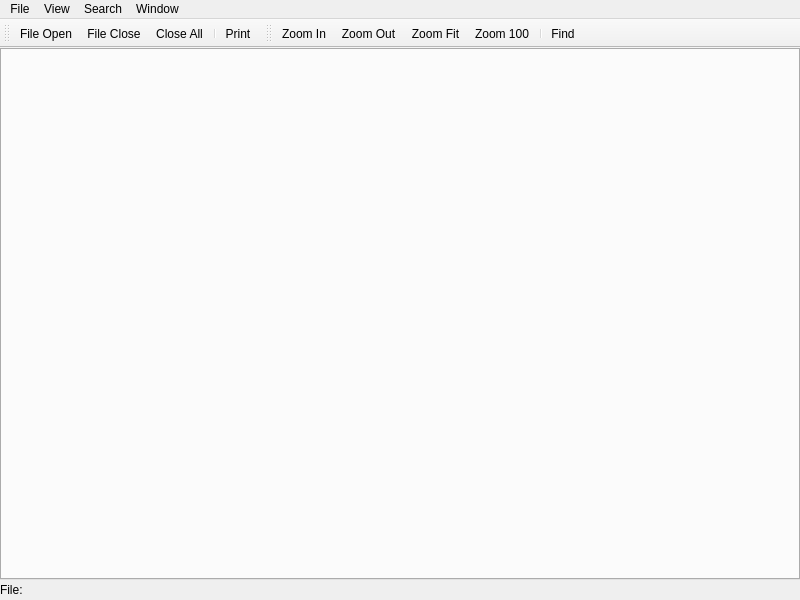
<?xml version="1.0" encoding="UTF-8"?>
<ui version="4.0">
 <class>dotLib::dotView</class>
 <widget class="QMainWindow" name="dotLib::dotView">
  <property name="geometry">
   <rect>
    <x>0</x>
    <y>0</y>
    <width>800</width>
    <height>600</height>
   </rect>
  </property>
  <property name="windowTitle">
   <string>MainWindow</string>
  </property>
  <widget class="QWidget" name="centralwidget">
   <layout class="QVBoxLayout" name="verticalLayout">
    <property name="spacing">
     <number>0</number>
    </property>
    <property name="leftMargin">
     <number>0</number>
    </property>
    <property name="topMargin">
     <number>0</number>
    </property>
    <property name="rightMargin">
     <number>0</number>
    </property>
    <property name="bottomMargin">
     <number>0</number>
    </property>
    <item>
     <widget class="dotLib::viewerTab" name="viewer">
      <property name="iconSize">
       <size>
        <width>8</width>
        <height>8</height>
       </size>
      </property>
      <property name="tabsClosable">
       <bool>true</bool>
      </property>
      <property name="movable">
       <bool>true</bool>
      </property>
      <property name="tabBarAutoHide">
       <bool>false</bool>
      </property>
     </widget>
    </item>
    <item>
     <widget class="dotLib::findPanel" name="_findPanel" native="true">
      <property name="sizePolicy">
       <sizepolicy hsizetype="Preferred" vsizetype="Fixed">
        <horstretch>0</horstretch>
        <verstretch>0</verstretch>
       </sizepolicy>
      </property>
     </widget>
    </item>
    <item>
     <widget class="QWidget" name="status" native="true">
      <property name="sizePolicy">
       <sizepolicy hsizetype="Preferred" vsizetype="Fixed">
        <horstretch>0</horstretch>
        <verstretch>0</verstretch>
       </sizepolicy>
      </property>
      <layout class="QHBoxLayout" name="horizontalLayout">
       <property name="spacing">
        <number>4</number>
       </property>
       <property name="leftMargin">
        <number>0</number>
       </property>
       <property name="topMargin">
        <number>0</number>
       </property>
       <property name="rightMargin">
        <number>0</number>
       </property>
       <property name="bottomMargin">
        <number>0</number>
       </property>
       <item>
        <widget class="QLabel" name="label">
         <property name="text">
          <string>File:</string>
         </property>
        </widget>
       </item>
       <item>
        <widget class="QLabel" name="currentFile">
         <property name="styleSheet">
          <string notr="true">color: rgb(0, 0, 255);</string>
         </property>
         <property name="text">
          <string/>
         </property>
        </widget>
       </item>
       <item>
        <spacer name="horizontalSpacer">
         <property name="orientation">
          <enum>Qt::Horizontal</enum>
         </property>
         <property name="sizeHint" stdset="0">
          <size>
           <width>507</width>
           <height>20</height>
          </size>
         </property>
        </spacer>
       </item>
      </layout>
     </widget>
    </item>
   </layout>
  </widget>
  <widget class="QMenuBar" name="menubar">
   <property name="geometry">
    <rect>
     <x>0</x>
     <y>0</y>
     <width>800</width>
     <height>22</height>
    </rect>
   </property>
   <widget class="QMenu" name="_fileMenu">
    <property name="title">
     <string>File</string>
    </property>
    <widget class="QMenu" name="recentFilesMenu">
     <property name="title">
      <string>Recent Files</string>
     </property>
     <addaction name="actionDummy"/>
    </widget>
    <addaction name="openAct"/>
    <addaction name="closeAct"/>
    <addaction name="closeAllAct"/>
    <addaction name="separator"/>
    <addaction name="recentFilesMenu"/>
    <addaction name="separator"/>
    <addaction name="summaryAct"/>
    <addaction name="printAct"/>
   </widget>
   <widget class="QMenu" name="viewMenu">
    <property name="title">
     <string>View</string>
    </property>
    <addaction name="zoomInAct"/>
    <addaction name="zoomOutAct"/>
    <addaction name="zoomFitAct"/>
    <addaction name="zoom100Act"/>
    <addaction name="separator"/>
   </widget>
   <widget class="QMenu" name="windowMenu">
    <property name="title">
     <string>Window</string>
    </property>
   </widget>
   <widget class="QMenu" name="menuSearch">
    <property name="title">
     <string>Search</string>
    </property>
    <addaction name="find2Act"/>
   </widget>
   <addaction name="_fileMenu"/>
   <addaction name="viewMenu"/>
   <addaction name="menuSearch"/>
   <addaction name="windowMenu"/>
  </widget>
  <widget class="QToolBar" name="fileToolbar">
   <property name="windowTitle">
    <string>toolBar</string>
   </property>
   <property name="iconSize">
    <size>
     <width>16</width>
     <height>16</height>
    </size>
   </property>
   <attribute name="toolBarArea">
    <enum>TopToolBarArea</enum>
   </attribute>
   <attribute name="toolBarBreak">
    <bool>false</bool>
   </attribute>
   <addaction name="openAct"/>
   <addaction name="closeAct"/>
   <addaction name="closeAllAct"/>
   <addaction name="separator"/>
   <addaction name="printAct"/>
  </widget>
  <widget class="QToolBar" name="viewToolbar">
   <property name="windowTitle">
    <string>toolBar</string>
   </property>
   <property name="iconSize">
    <size>
     <width>16</width>
     <height>16</height>
    </size>
   </property>
   <attribute name="toolBarArea">
    <enum>TopToolBarArea</enum>
   </attribute>
   <attribute name="toolBarBreak">
    <bool>false</bool>
   </attribute>
   <addaction name="zoomInAct"/>
   <addaction name="zoomOutAct"/>
   <addaction name="zoomFitAct"/>
   <addaction name="zoom100Act"/>
   <addaction name="separator"/>
   <addaction name="findAct"/>
  </widget>
  <action name="openAct">
   <property name="icon">
    <iconset resource="../../icons/basic/basic_icons.qrc">
     <normaloff>:/basic/folder_open-find.png</normaloff>:/basic/folder_open-find.png</iconset>
   </property>
   <property name="text">
    <string>File Open</string>
   </property>
   <property name="toolTip">
    <string>Open a file for viewing</string>
   </property>
  </action>
  <action name="closeAct">
   <property name="icon">
    <iconset resource="../../icons/basic/basic_icons.qrc">
     <normaloff>:/basic/close.png</normaloff>:/basic/close.png</iconset>
   </property>
   <property name="text">
    <string>File Close</string>
   </property>
   <property name="toolTip">
    <string>Close the current file view</string>
   </property>
  </action>
  <action name="printAct">
   <property name="icon">
    <iconset resource="../../icons/basic/basic_icons.qrc">
     <normaloff>:/basic/print.png</normaloff>:/basic/print.png</iconset>
   </property>
   <property name="text">
    <string>Print</string>
   </property>
   <property name="toolTip">
    <string>Print the current view</string>
   </property>
  </action>
  <action name="zoomInAct">
   <property name="icon">
    <iconset resource="../../icons/basic/basic_icons.qrc">
     <normaloff>:/basic/zoom_in.png</normaloff>:/basic/zoom_in.png</iconset>
   </property>
   <property name="text">
    <string>Zoom In</string>
   </property>
   <property name="toolTip">
    <string>Zoom in current view</string>
   </property>
  </action>
  <action name="zoomOutAct">
   <property name="icon">
    <iconset resource="../../icons/basic/basic_icons.qrc">
     <normaloff>:/basic/zoom_out.png</normaloff>:/basic/zoom_out.png</iconset>
   </property>
   <property name="text">
    <string>Zoom Out</string>
   </property>
   <property name="toolTip">
    <string>Zoom out current view</string>
   </property>
  </action>
  <action name="zoomFitAct">
   <property name="icon">
    <iconset resource="../../icons/basic/basic_icons.qrc">
     <normaloff>:/basic/zoom_out.png</normaloff>:/basic/zoom_out.png</iconset>
   </property>
   <property name="text">
    <string>Zoom Fit</string>
   </property>
   <property name="toolTip">
    <string>Zoom current view to show all contents</string>
   </property>
  </action>
  <action name="zoom100Act">
   <property name="icon">
    <iconset resource="../../icons/basic/basic_icons.qrc">
     <normaloff>:/basic/zoom_out.png</normaloff>:/basic/zoom_out.png</iconset>
   </property>
   <property name="text">
    <string>Zoom 100</string>
   </property>
   <property name="toolTip">
    <string>Zoom to 100% </string>
   </property>
  </action>
  <action name="closeAllAct">
   <property name="icon">
    <iconset resource="../../icons/basic/basic_icons.qrc">
     <normaloff>:/basic/close_all.png</normaloff>:/basic/close_all.png</iconset>
   </property>
   <property name="text">
    <string>Close All</string>
   </property>
   <property name="toolTip">
    <string>Close all open viewers</string>
   </property>
  </action>
  <action name="findAct">
   <property name="checkable">
    <bool>true</bool>
   </property>
   <property name="icon">
    <iconset resource="../../icons/basic/basic_icons.qrc">
     <normaloff>:/basic/find.png</normaloff>:/basic/find.png</iconset>
   </property>
   <property name="text">
    <string>Find...</string>
   </property>
   <property name="toolTip">
    <string>Open/close find panel</string>
   </property>
  </action>
  <action name="find2Act">
   <property name="icon">
    <iconset resource="../../icons/basic/basic_icons.qrc">
     <normaloff>:/basic/find.png</normaloff>:/basic/find.png</iconset>
   </property>
   <property name="text">
    <string>Find...</string>
   </property>
   <property name="shortcut">
    <string>Ctrl+F</string>
   </property>
  </action>
  <action name="summaryAct">
   <property name="text">
    <string>Summary...</string>
   </property>
   <property name="menuRole">
    <enum>QAction::NoRole</enum>
   </property>
  </action>
  <action name="actionDummy">
   <property name="text">
    <string>Dummy</string>
   </property>
  </action>
 </widget>
 <customwidgets>
  <customwidget>
   <class>dotLib::viewerTab</class>
   <extends>QTabWidget</extends>
   <header>viewerTab.h</header>
   <container>1</container>
  </customwidget>
  <customwidget>
   <class>dotLib::findPanel</class>
   <extends>QWidget</extends>
   <header>findPanel.h</header>
   <container>1</container>
  </customwidget>
 </customwidgets>
 <resources>
  <include location="../../icons/basic/basic_icons.qrc"/>
  <include location="../../icons/basic/basic_icons.qrc"/>
 </resources>
 <connections/>
</ui>
